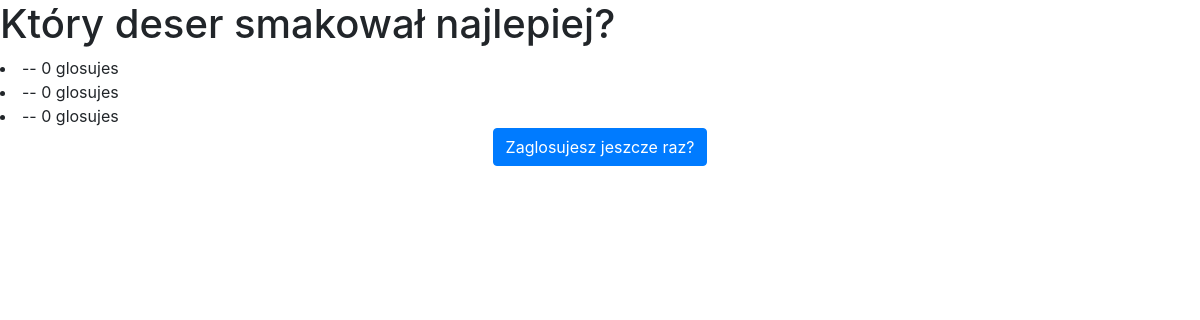
Page /ankieta/10/wyniki on the committed database.
### ankieta/models.py (models this page shows, shortened)
class Pytanie(models.Model):
    tekst_pytanie = models.CharField(max_length=200)
    data_publikowacji = models.DateField(auto_now=True)
    objects=models.Manager()

class Odpowiedz(models.Model):
    pytanie= models.ForeignKey(Pytanie,on_delete=models.CASCADE)
    tekst_odpowiedzi =models.CharField(max_length=200)
    glosy= models.IntegerField(default=0)
    objects=models.Manager()

### ankieta/views.py (the view)
# urls.py: path('<int:pytanie_id>/wyniki',views.wyniki,name='wyniki'),
def wyniki(request,pytanie_id):
    pytanie = get_object_or_404(Pytanie, pk=pytanie_id)
    return render(request,'ankieta/wyniki.html',{'pytanie':pytanie})

### ankieta/templates/ankieta/wyniki.html
{% extends 'ankieta/base.html' %}
{% block content %}
<h1>{{ pytanie.tekst_pytanie}}</h1>
<u1>
    {% for odp in pytanie.odpowiedz_set.all  %}
        <li> {{ odp.tekst_odpowiedz }} -- {{ odp.glosy }} glosuje{{ odp.glosy|pluralize }}</li>
    {%endfor%}
    </u1>
    <center> <a href="{% url 'szczegoly' pytanie.id %}">
    <button type="button" class="btn btn-primary">Zaglosujesz jeszcze raz?</button> </a> </center>
{% endblock %}

### rows in the picture
Pytanie: tekst_pytanie "Który deser smakował najlepiej?"
Odpowiedz: glosy "0"
Odpowiedz: glosy "0"
Odpowiedz: glosy "0"
